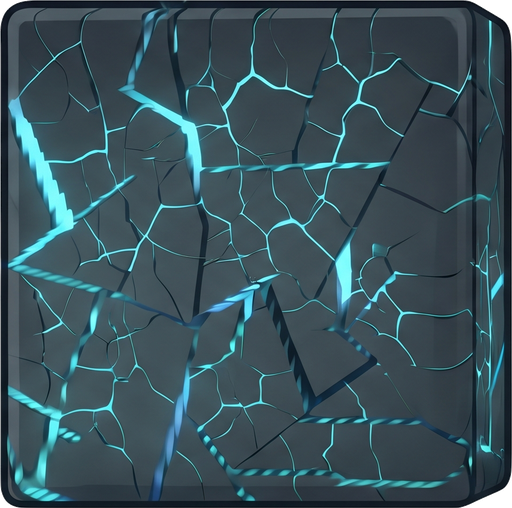
#> input picture assets/zone1/falling_platform.png, 512 x 508 px, found by its file name
$ python measure_falling_platform.py
#> lines starting #> are read from the running program, lines starting #| are printed output that depends on the picture
from PIL import Image
import numpy as np

img = Image.open(r"c:\ug\assets\zone1\falling_platform.png")
#> img is the input picture: PIL image 512x508 RGBA; mean R, G, B, A 55.8, 80, 88.7, 253.3
arr = np.array(img)
alpha = arr[:, :, 3]
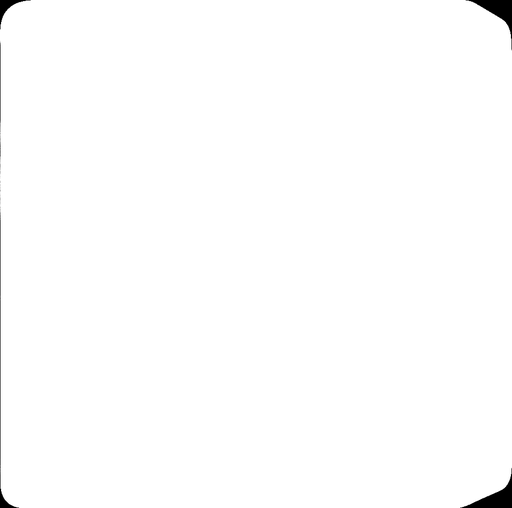
#> alpha: shape (508, 512); min 0, max 255, mean 253.3

# Find top edge for each column where alpha > 128
top_y = []
for x in range(img.width):
    col = np.where(alpha[:, x] > 128)[0]
    if len(col) > 0:
        top_y.append((x, col.min()))
#> after the loop, top_y = 512 pairs, first value 0 to 511, second value 0 to 39

# Print top edge profile
print("Top edge points (sample):")
for x, y in top_y[::20]:
    print(f"x={x}: y={y}")
#> this loop made 26 passes
#> (x, y) on passes 1 to 12: (0, 25), (20, 2), (40, 0), (60, 0), (80, 0), (100, 0), (120, 0), (140, 0), (160, 0), (180, 0), (200, 0), (220, 0)
#| x=0: y=25
#| x=20: y=2
#| x=40: y=0
#| x=60: y=0
#| x=80: y=0
#| x=100: y=0
#| x=120: y=0
#| x=140: y=0
#> (further printed lines are left out)

min_x = min(x for x, y in top_y)
#> min_x = 0
max_x = max(x for x, y in top_y)
#> max_x = 511
min_y = min(y for x, y in top_y)
#> min_y = 0
print(f"Overall bounds: x in [{min_x}, {max_x}], min y = {min_y}")
#| Overall bounds: x in [0, 511], min y = 0

# Flat portion across the top:
flat_points = [x for x, y in top_y if y <= min_y + 12]
#> flat_points = 486 values from 5 to 490
print(f"Flat top span: x in [{min(flat_points)}, {max(flat_points)}], width = {max(flat_points) - min(flat_points)}")
#| Flat top span: x in [5, 490], width = 485
